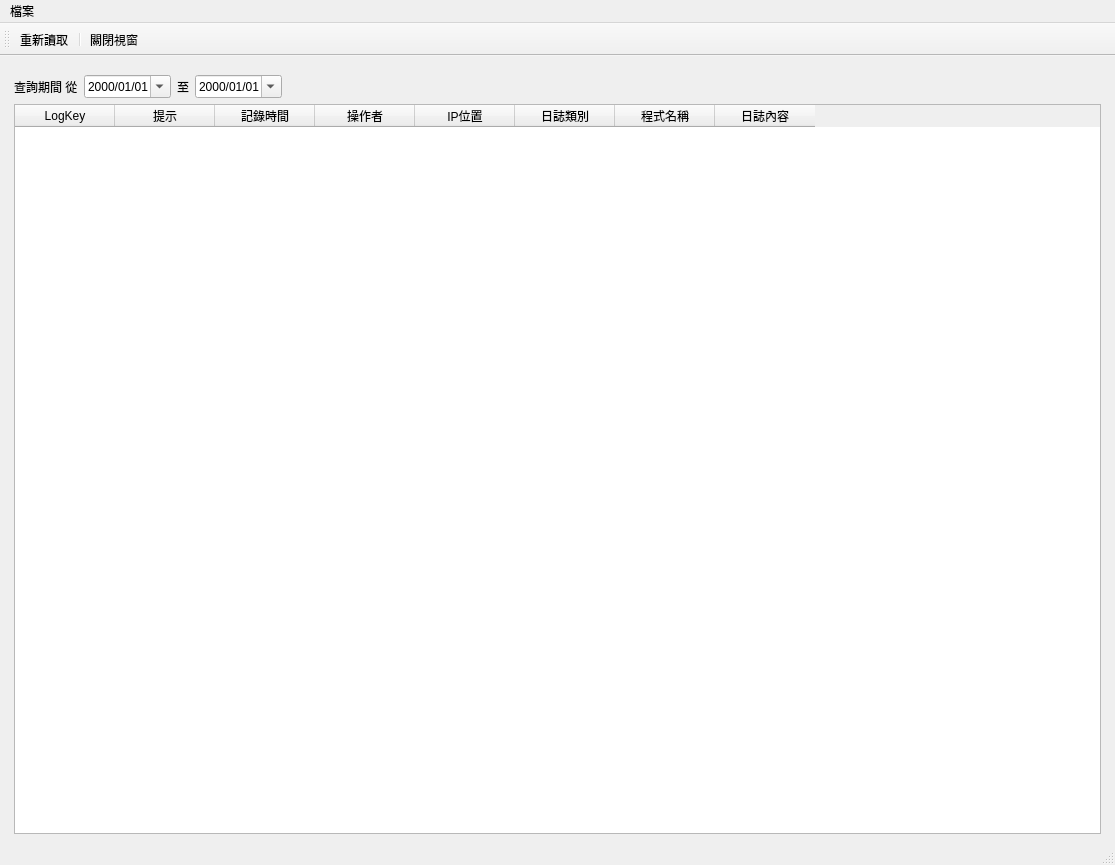
<?xml version="1.0" encoding="UTF-8"?>
<ui version="4.0">
 <class>WindowEventLog</class>
 <widget class="QMainWindow" name="WindowEventLog">
  <property name="geometry">
   <rect>
    <x>0</x>
    <y>0</y>
    <width>1115</width>
    <height>865</height>
   </rect>
  </property>
  <property name="windowTitle">
   <string>系統日誌</string>
  </property>
  <widget class="QWidget" name="centralwidget">
   <layout class="QHBoxLayout" name="horizontalLayout">
    <item>
     <layout class="QVBoxLayout" name="verticalLayout">
      <property name="leftMargin">
       <number>5</number>
      </property>
      <property name="topMargin">
       <number>10</number>
      </property>
      <property name="rightMargin">
       <number>5</number>
      </property>
      <item>
       <layout class="QHBoxLayout" name="horizontalLayout_2">
        <item>
         <widget class="QLabel" name="label">
          <property name="text">
           <string>查詢期間 從</string>
          </property>
         </widget>
        </item>
        <item>
         <widget class="QDateEdit" name="dateEdit_start_date">
          <property name="displayFormat">
           <string>yyyy/MM/dd</string>
          </property>
          <property name="calendarPopup">
           <bool>true</bool>
          </property>
         </widget>
        </item>
        <item>
         <widget class="QLabel" name="label_2">
          <property name="text">
           <string>至</string>
          </property>
         </widget>
        </item>
        <item>
         <widget class="QDateEdit" name="dateEdit_end_date">
          <property name="displayFormat">
           <string>yyyy/MM/dd</string>
          </property>
          <property name="calendarPopup">
           <bool>true</bool>
          </property>
         </widget>
        </item>
        <item>
         <spacer name="horizontalSpacer">
          <property name="orientation">
           <enum>Qt::Horizontal</enum>
          </property>
          <property name="sizeHint" stdset="0">
           <size>
            <width>40</width>
            <height>20</height>
           </size>
          </property>
         </spacer>
        </item>
       </layout>
      </item>
      <item>
       <widget class="QTableWidget" name="tableWidget_event_log">
        <property name="editTriggers">
         <set>QAbstractItemView::NoEditTriggers</set>
        </property>
        <property name="selectionMode">
         <enum>QAbstractItemView::SingleSelection</enum>
        </property>
        <property name="selectionBehavior">
         <enum>QAbstractItemView::SelectRows</enum>
        </property>
        <column>
         <property name="text">
          <string>LogKey</string>
         </property>
        </column>
        <column>
         <property name="text">
          <string>提示</string>
         </property>
        </column>
        <column>
         <property name="text">
          <string>記錄時間</string>
         </property>
        </column>
        <column>
         <property name="text">
          <string>操作者</string>
         </property>
        </column>
        <column>
         <property name="text">
          <string>IP位置</string>
         </property>
        </column>
        <column>
         <property name="text">
          <string>日誌類別</string>
         </property>
        </column>
        <column>
         <property name="text">
          <string>程式名稱</string>
         </property>
        </column>
        <column>
         <property name="text">
          <string>日誌內容</string>
         </property>
        </column>
       </widget>
      </item>
     </layout>
    </item>
   </layout>
  </widget>
  <widget class="QStatusBar" name="statusbar"/>
  <widget class="QToolBar" name="toolBar">
   <property name="windowTitle">
    <string>toolBar</string>
   </property>
   <property name="toolButtonStyle">
    <enum>Qt::ToolButtonTextUnderIcon</enum>
   </property>
   <attribute name="toolBarArea">
    <enum>TopToolBarArea</enum>
   </attribute>
   <attribute name="toolBarBreak">
    <bool>false</bool>
   </attribute>
   <addaction name="action_refresh"/>
   <addaction name="separator"/>
   <addaction name="action_close"/>
  </widget>
  <widget class="QMenuBar" name="menubar">
   <property name="geometry">
    <rect>
     <x>0</x>
     <y>0</y>
     <width>1115</width>
     <height>25</height>
    </rect>
   </property>
   <widget class="QMenu" name="menu">
    <property name="title">
     <string>檔案</string>
    </property>
   </widget>
   <addaction name="menu"/>
  </widget>
  <action name="action_close">
   <property name="icon">
    <iconset>
     <normaloff>../icons/application-exit.svg</normaloff>../icons/application-exit.svg</iconset>
   </property>
   <property name="text">
    <string>關閉視窗</string>
   </property>
  </action>
  <action name="action_refresh">
   <property name="icon">
    <iconset>
     <normaloff>../icons/gtk-refresh.svg</normaloff>../icons/gtk-refresh.svg</iconset>
   </property>
   <property name="text">
    <string>重新讀取</string>
   </property>
   <property name="toolTip">
    <string>重新讀取</string>
   </property>
  </action>
 </widget>
 <resources/>
 <connections/>
</ui>
